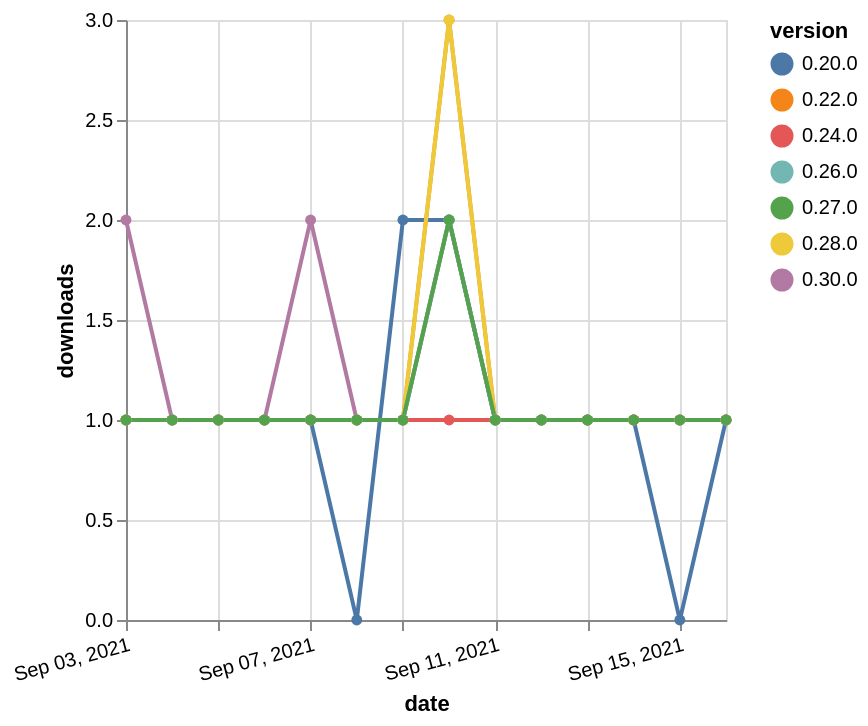

Write a Vega-Lite specification for this figure.
### Vega-Lite specification from a JSON file in a GitHub repository (floating-point values rounded to 4 significant figures)
{"$schema": "https://vega.github.io/schema/vega-lite/v5.json", "description": "A simple bar chart with embedded data.", "data": {"values": [{"date": "2021-09-03", "total": 216, "delta": 1, "version": "0.20.0"}, {"date": "2021-09-04", "total": 217, "delta": 1, "version": "0.20.0"}, {"date": "2021-09-05", "total": 218, "delta": 1, "version": "0.20.0"}, {"date": "2021-09-06", "total": 219, "delta": 1, "version": "0.20.0"}, {"date": "2021-09-07", "total": 220, "delta": 1, "version": "0.20.0"}, {"date": "2021-09-08", "total": 220, "delta": 0, "version": "0.20.0"}, {"date": "2021-09-09", "total": 222, "delta": 2, "version": "0.20.0"}, {"date": "2021-09-10", "total": 224, "delta": 2, "version": "0.20.0"}, {"date": "2021-09-11", "total": 225, "delta": 1, "version": "0.20.0"}, {"date": "2021-09-12", "total": 226, "delta": 1, "version": "0.20.0"}, {"date": "2021-09-13", "total": 227, "delta": 1, "version": "0.20.0"}, {"date": "2021-09-14", "total": 228, "delta": 1, "version": "0.20.0"}, {"date": "2021-09-15", "total": 228, "delta": 0, "version": "0.20.0"}, {"date": "2021-09-16", "total": 229, "delta": 1, "version": "0.20.0"}, {"date": "2021-09-03", "total": 308, "delta": 1, "version": "0.22.0"}, {"date": "2021-09-04", "total": 309, "delta": 1, "version": "0.22.0"}, {"date": "2021-09-05", "total": 310, "delta": 1, "version": "0.22.0"}, {"date": "2021-09-06", "total": 311, "delta": 1, "version": "0.22.0"}, {"date": "2021-09-07", "total": 312, "delta": 1, "version": "0.22.0"}, {"date": "2021-09-08", "total": 313, "delta": 1, "version": "0.22.0"}, {"date": "2021-09-09", "total": 314, "delta": 1, "version": "0.22.0"}, {"date": "2021-09-10", "total": 317, "delta": 3, "version": "0.22.0"}, {"date": "2021-09-11", "total": 318, "delta": 1, "version": "0.22.0"}, {"date": "2021-09-12", "total": 319, "delta": 1, "version": "0.22.0"}, {"date": "2021-09-13", "total": 320, "delta": 1, "version": "0.22.0"}, {"date": "2021-09-14", "total": 321, "delta": 1, "version": "0.22.0"}, {"date": "2021-09-15", "total": 322, "delta": 1, "version": "0.22.0"}, {"date": "2021-09-16", "total": 323, "delta": 1, "version": "0.22.0"}, {"date": "2021-09-03", "total": 115, "delta": 2, "version": "0.30.0"}, {"date": "2021-09-04", "total": 116, "delta": 1, "version": "0.30.0"}, {"date": "2021-09-05", "total": 117, "delta": 1, "version": "0.30.0"}, {"date": "2021-09-06", "total": 118, "delta": 1, "version": "0.30.0"}, {"date": "2021-09-07", "total": 120, "delta": 2, "version": "0.30.0"}, {"date": "2021-09-08", "total": 121, "delta": 1, "version": "0.30.0"}, {"date": "2021-09-09", "total": 122, "delta": 1, "version": "0.30.0"}, {"date": "2021-09-10", "total": 124, "delta": 2, "version": "0.30.0"}, {"date": "2021-09-11", "total": 125, "delta": 1, "version": "0.30.0"}, {"date": "2021-09-12", "total": 126, "delta": 1, "version": "0.30.0"}, {"date": "2021-09-13", "total": 127, "delta": 1, "version": "0.30.0"}, {"date": "2021-09-14", "total": 128, "delta": 1, "version": "0.30.0"}, {"date": "2021-09-15", "total": 129, "delta": 1, "version": "0.30.0"}, {"date": "2021-09-16", "total": 130, "delta": 1, "version": "0.30.0"}, {"date": "2021-09-03", "total": 172, "delta": 1, "version": "0.24.0"}, {"date": "2021-09-04", "total": 173, "delta": 1, "version": "0.24.0"}, {"date": "2021-09-05", "total": 174, "delta": 1, "version": "0.24.0"}, {"date": "2021-09-06", "total": 175, "delta": 1, "version": "0.24.0"}, {"date": "2021-09-07", "total": 176, "delta": 1, "version": "0.24.0"}, {"date": "2021-09-08", "total": 177, "delta": 1, "version": "0.24.0"}, {"date": "2021-09-09", "total": 178, "delta": 1, "version": "0.24.0"}, {"date": "2021-09-10", "total": 179, "delta": 1, "version": "0.24.0"}, {"date": "2021-09-11", "total": 180, "delta": 1, "version": "0.24.0"}, {"date": "2021-09-12", "total": 181, "delta": 1, "version": "0.24.0"}, {"date": "2021-09-13", "total": 182, "delta": 1, "version": "0.24.0"}, {"date": "2021-09-14", "total": 183, "delta": 1, "version": "0.24.0"}, {"date": "2021-09-15", "total": 184, "delta": 1, "version": "0.24.0"}, {"date": "2021-09-16", "total": 185, "delta": 1, "version": "0.24.0"}, {"date": "2021-09-03", "total": 162, "delta": 1, "version": "0.28.0"}, {"date": "2021-09-04", "total": 163, "delta": 1, "version": "0.28.0"}, {"date": "2021-09-05", "total": 164, "delta": 1, "version": "0.28.0"}, {"date": "2021-09-06", "total": 165, "delta": 1, "version": "0.28.0"}, {"date": "2021-09-07", "total": 166, "delta": 1, "version": "0.28.0"}, {"date": "2021-09-08", "total": 167, "delta": 1, "version": "0.28.0"}, {"date": "2021-09-09", "total": 168, "delta": 1, "version": "0.28.0"}, {"date": "2021-09-10", "total": 171, "delta": 3, "version": "0.28.0"}, {"date": "2021-09-11", "total": 172, "delta": 1, "version": "0.28.0"}, {"date": "2021-09-12", "total": 173, "delta": 1, "version": "0.28.0"}, {"date": "2021-09-13", "total": 174, "delta": 1, "version": "0.28.0"}, {"date": "2021-09-14", "total": 175, "delta": 1, "version": "0.28.0"}, {"date": "2021-09-15", "total": 176, "delta": 1, "version": "0.28.0"}, {"date": "2021-09-16", "total": 177, "delta": 1, "version": "0.28.0"}, {"date": "2021-09-03", "total": 146, "delta": 1, "version": "0.26.0"}, {"date": "2021-09-04", "total": 147, "delta": 1, "version": "0.26.0"}, {"date": "2021-09-05", "total": 148, "delta": 1, "version": "0.26.0"}, {"date": "2021-09-06", "total": 149, "delta": 1, "version": "0.26.0"}, {"date": "2021-09-07", "total": 150, "delta": 1, "version": "0.26.0"}, {"date": "2021-09-08", "total": 151, "delta": 1, "version": "0.26.0"}, {"date": "2021-09-09", "total": 152, "delta": 1, "version": "0.26.0"}, {"date": "2021-09-10", "total": 154, "delta": 2, "version": "0.26.0"}, {"date": "2021-09-11", "total": 155, "delta": 1, "version": "0.26.0"}, {"date": "2021-09-12", "total": 156, "delta": 1, "version": "0.26.0"}, {"date": "2021-09-13", "total": 157, "delta": 1, "version": "0.26.0"}, {"date": "2021-09-14", "total": 158, "delta": 1, "version": "0.26.0"}, {"date": "2021-09-15", "total": 159, "delta": 1, "version": "0.26.0"}, {"date": "2021-09-16", "total": 160, "delta": 1, "version": "0.26.0"}, {"date": "2021-09-03", "total": 133, "delta": 1, "version": "0.27.0"}, {"date": "2021-09-04", "total": 134, "delta": 1, "version": "0.27.0"}, {"date": "2021-09-05", "total": 135, "delta": 1, "version": "0.27.0"}, {"date": "2021-09-06", "total": 136, "delta": 1, "version": "0.27.0"}, {"date": "2021-09-07", "total": 137, "delta": 1, "version": "0.27.0"}, {"date": "2021-09-08", "total": 138, "delta": 1, "version": "0.27.0"}, {"date": "2021-09-09", "total": 139, "delta": 1, "version": "0.27.0"}, {"date": "2021-09-10", "total": 141, "delta": 2, "version": "0.27.0"}, {"date": "2021-09-11", "total": 142, "delta": 1, "version": "0.27.0"}, {"date": "2021-09-12", "total": 143, "delta": 1, "version": "0.27.0"}, {"date": "2021-09-13", "total": 144, "delta": 1, "version": "0.27.0"}, {"date": "2021-09-14", "total": 145, "delta": 1, "version": "0.27.0"}, {"date": "2021-09-15", "total": 146, "delta": 1, "version": "0.27.0"}, {"date": "2021-09-16", "total": 147, "delta": 1, "version": "0.27.0"}]}, "width": "container", "mark": {"type": "line", "point": {"filled": true}}, "encoding": {"x": {"field": "date", "type": "temporal", "timeUnit": "yearmonthdate", "title": "date", "axis": {"labelAngle": -15}}, "y": {"field": "delta", "type": "quantitative", "title": "downloads"}, "color": {"field": "version", "type": "nominal"}, "tooltip": {"field": "delta"}}}
